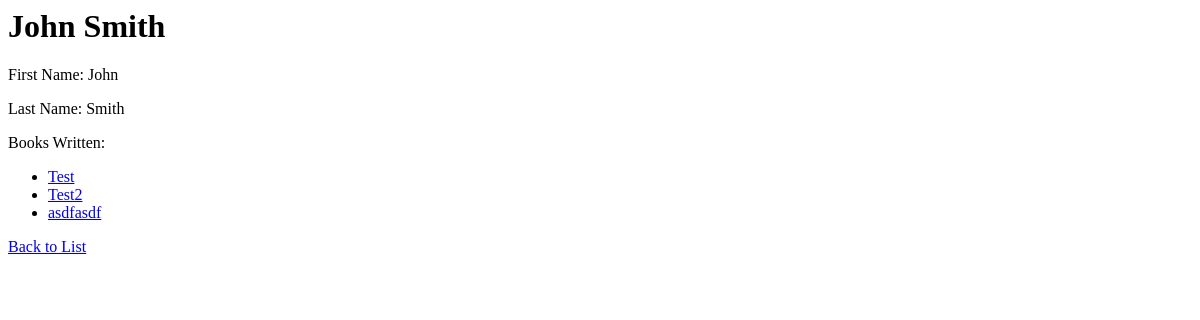
The app's page /books/authors/2, older data.
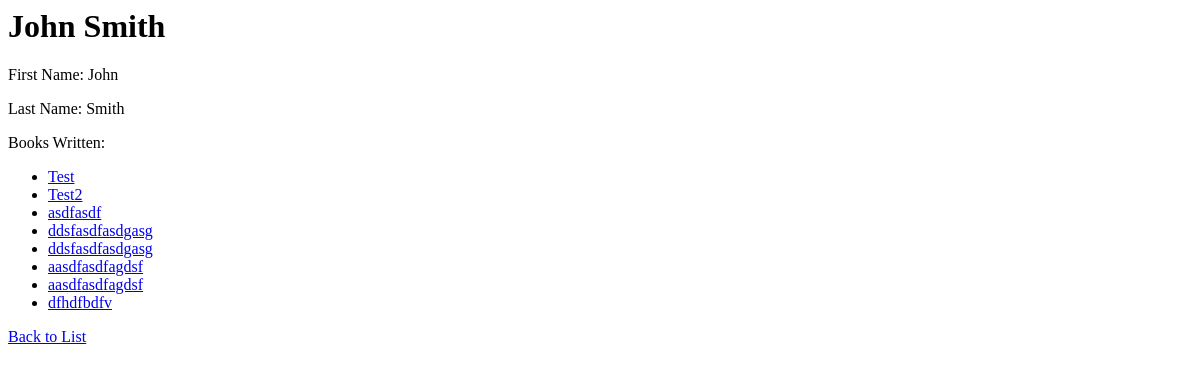
The same page, newer data.
### books/models.py (models this page shows, shortened)
class Book(models.Model):
    title = models.CharField(max_length=255)
    year_published = models.IntegerField(default=timezone.now().year, validators=[validate_past_year])
    publisher = models.ForeignKey(Publisher, on_delete=models.CASCADE)
    authors = models.ManyToManyField(Author)
    class QuerySet(models.QuerySet):
        def alphabetical(self):
            return self.order_by("title")
        def last_decade(self):
            decade_ago = timezone.now().year - 10
            return self.filter(year_published__gt=decade_ago)
    objects = QuerySet.as_manager()

### books/views.py (the view)
# urls.py: url(r'^authors/(?P<pk>\d+)$', views.AuthorDetail.as_view(), name='author_detail'),
class AuthorDetail(DetailView):
    model = Author
    template_name = 'authors/author_detail.html'

### books/models.py (called while the page is built)
    def __str__(self):
        return self.first_name + " " + self.last_name

### books/templates/authors/author_detail.html
<h1>{{ object }}</h1>
<p>First Name: {{ object.first_name }}</p>
<p>Last Name: {{ object.last_name }}</p>
<p>
    Books Written:
    <ul>
    {% for book in object.book_set.all %}
        <li><a href="{% url 'books:book_detail' book.id %}">{{ book.title }}</a></li>
    {% endfor %}
    </ul>
</p>
<a href="{% url 'books:author_list' %}">Back to List</a>

Row changes from the older to the newer data that the page shows:
added Book: title "ddsfasdfasdgasg"
added Book: title "ddsfasdfasdgasg"
added Book: title "aasdfasdfagdsf"
added Book: title "aasdfasdfagdsf"
added Book: title "dfhdfbdfv"
